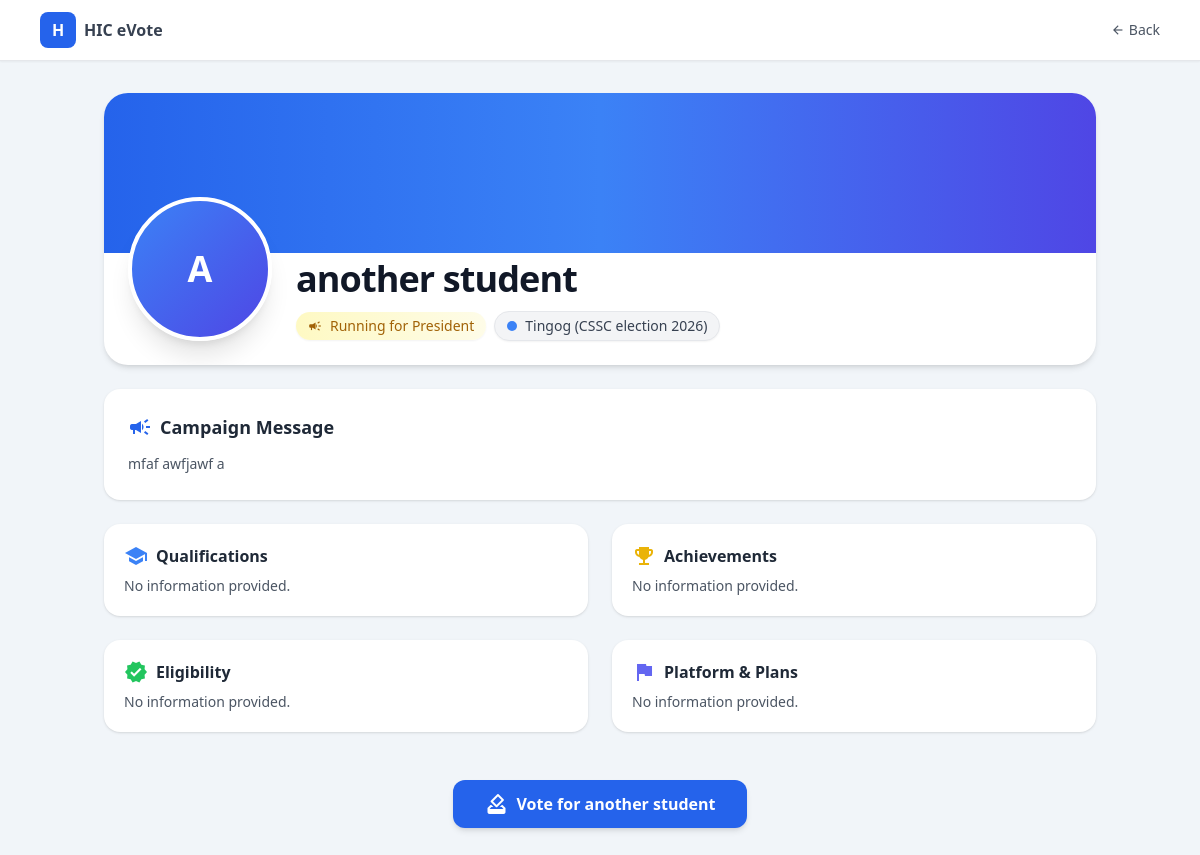
The page /candidates/3/ on the database as committed earlier.
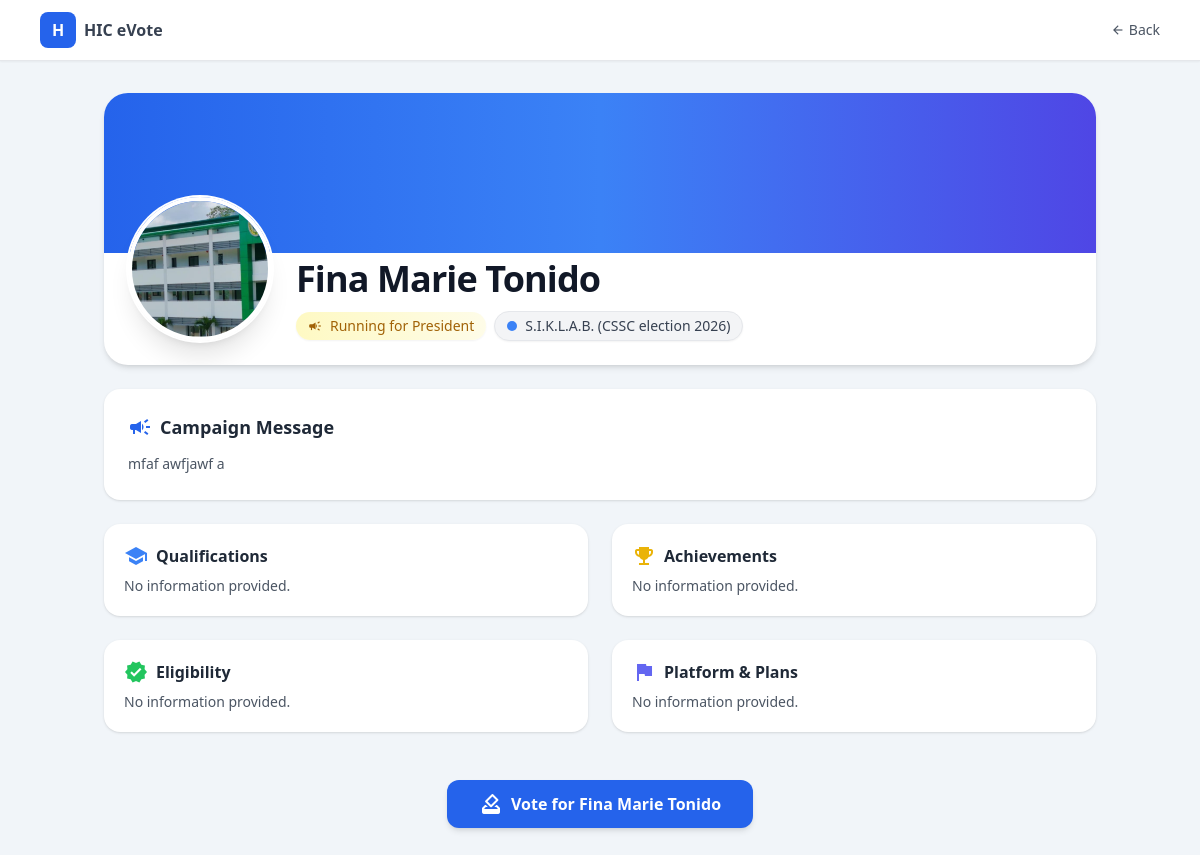
The same page on the database as committed later.
### election/models.py (models this page shows, shortened)
class Candidate(models.Model):
    election = models.ForeignKey(Election, on_delete=models.CASCADE, related_name='candidates')
    position = models.ForeignKey(Position, on_delete=models.CASCADE, related_name='candidates')
    full_name = models.CharField(max_length=255)
    party = models.ForeignKey(PartyList, on_delete=models.SET_NULL, null=True, blank=True, related_name='candidates')
    photo = models.ImageField(upload_to='candidates/', blank=True, null=True)
    campaign_description = models.TextField()
    qualifications = models.TextField(blank=True)
    achievements = models.TextField(blank=True)
    eligibility = models.TextField(blank=True)
    platform = models.TextField(blank=True)
    course = models.CharField(max_length=100, blank=True, null=True)
    year_level = models.CharField(max_length=20, blank=True, null=True)
    section = models.CharField(max_length=20, blank=True, null=True)
    is_active = models.BooleanField(default=True)

class PartyList(models.Model):
    election = models.ForeignKey(Election, on_delete=models.CASCADE, related_name='parties')
    name = models.CharField(max_length=255)
    description = models.TextField(blank=True)
    logo = models.ImageField(upload_to='party_logos/', blank=True, null=True)
    slogan = models.CharField(max_length=255, blank=True)
    is_active = models.BooleanField(default=True)
    def __str__(self):
        return f"{self.name} ({self.election.title})"

class Election(models.Model):
    title = models.CharField(max_length=255)
    description = models.TextField(blank=True)
    start_datetime = models.DateTimeField()
    end_datetime = models.DateTimeField()
    is_active = models.BooleanField(default=False)
    created_at = models.DateTimeField(auto_now_add=True)

class Position(models.Model):
    election = models.ForeignKey(Election, on_delete=models.CASCADE, related_name='positions')
    name = models.CharField(max_length=100)
    max_vote = models.IntegerField(default=1)
    order = models.IntegerField(default=0)

### election/views.py (the view)
# urls.py: path('candidates/<int:id>/', views.candidate_detail, name='candidate_detail'),
def candidate_detail(request, id):
    candidate = get_object_or_404(Candidate, id=id)
    return render(
        request,
        "students/student_candidate_detail.html",
        {"candidate": candidate},
    )

### election/context_processors.py (called while the page is built)
def election_status(request):
    return get_election_status()

### election/utils.py (called while the page is built)
def get_election_status():
    election = Election.objects.first()
    if not election:
        return {
            "status": "none",
            "election": None
        }
    now = timezone.now()
    if election.start_datetime and now < election.start_datetime:
        return {
            "status": "upcoming",
            "election": election
        }
    if election.end_datetime and now > election.end_datetime:
        return {
            "status": "closed",
            "election": election
        }
    if election.is_active:
        return {
            "status": "active",
            "election": election
        }
    return {
        "status": "closed",
        "election": election
    }

### templates/students/student_candidate_detail.html (shortened to what the changed rows need)
<!DOCTYPE html>
<html lang="en">
<head>
    <script src="https://cdn.tailwindcss.com"></script>
</head>
<body class="min-h-screen">
    <div class="max-w-5xl mx-auto px-4 py-8 space-y-6">
        <div class="bg-white rounded-3xl shadow-md overflow-hidden">
            <div class="p-6 -mt-20 flex flex-col md:flex-row items-center md:items-end gap-6">
                {% if candidate.photo %}
                <img src="{{ candidate.photo.url }}"
                    class="w-36 h-36 rounded-full border-4 border-white object-cover shadow-xl ring-2 ring-white">
                {% else %}
                <div class="w-36 h-36 rounded-full border-4 border-white shadow-xl
                    bg-gradient-to-br from-blue-500 to-indigo-600
                    flex items-center justify-center text-white text-4xl font-semibold">
                    {{ candidate.full_name|slice:":1"|upper }}
                </div>
                {% endif %}
                <div class="text-center md:text-left space-y-3">
                    <h1 class="text-3xl md:text-4xl font-semibold text-gray-900 tracking-tight">
                        {{ candidate.full_name }}
                    </h1>
                    <div class="flex flex-wrap items-center justify-center md:justify-start gap-2">
                        <div class="inline-flex items-center gap-2
                        bg-gradient-to-r from-yellow-100 to-yellow-50
                        text-yellow-700 px-3 py-1 text-sm rounded-full font-medium shadow-sm">
                            <span class="material-icons text-sm">campaign</span>
                            Running for {{ candidate.position.name }}
                        </div>
                        {% if candidate.party %}
                        <div class="inline-flex items-center gap-2
                        bg-gray-100 text-gray-700 px-3 py-1 text-sm rounded-full
                        border border-gray-200 shadow-sm">
                            <span class="w-2.5 h-2.5 bg-blue-500 rounded-full"></span>
                            <span class="font-medium">
                                {{ candidate.party }}
                            </span>
                        </div>
                        {% endif %}
                    </div>
                </div>
            </div>
        </div>
        <div class="bg-white rounded-2xl shadow p-6">
            <h2 class="text-lg font-semibold text-gray-800 mb-3 flex items-center gap-2">
                <span class="material-icons text-blue-600">campaign</span>
                Campaign Message
            </h2>
            <p class="text-gray-600 leading-relaxed text-sm">
                {{ candidate.campaign_description|default:"No campaign message provided." }}
            </p>
        </div>
        <div class="grid md:grid-cols-2 gap-6">
            <div class="bg-white rounded-2xl shadow p-5">
                <h3 class="font-semibold text-gray-800 mb-2 flex items-center gap-2">
                    <span class="material-icons text-blue-500">school</span>
                    Qualifications
                </h3>
                <p class="text-sm text-gray-600">
                    {{ candidate.qualifications|default:"No information provided." }}
                </p>
            </div>
            <div class="bg-white rounded-2xl shadow p-5">
                <h3 class="font-semibold text-gray-800 mb-2 flex items-center gap-2">
                    <span class="material-icons text-yellow-500">emoji_events</span>
                    Achievements
                </h3>
                <p class="text-sm text-gray-600">
                    {{ candidate.achievements|default:"No information provided." }}
                </p>
            </div>
            <div class="bg-white rounded-2xl shadow p-5">
                <h3 class="font-semibold text-gray-800 mb-2 flex items-center gap-2">
                    <span class="material-icons text-green-500">verified</span>
                    Eligibility
                </h3>
                <p class="text-sm text-gray-600">
                    {{ candidate.eligibility|default:"No information provided." }}
                </p>
            </div>
            <div class="bg-white rounded-2xl shadow p-5">
                <h3 class="font-semibold text-gray-800 mb-2 flex items-center gap-2">
                    <span class="material-icons text-indigo-500">flag</span>
                    Platform & Plans
                </h3>
                <p class="text-sm text-gray-600">
                    {{ candidate.platform|default:"No information provided." }}
                </p>
            </div>
        </div>
        <div class="text-center pt-6">
            <a href="/vote/"
                class="inline-flex items-center gap-2 bg-blue-600 hover:bg-blue-700 text-white px-8 py-3 rounded-xl font-semibold shadow-md transition">
                <span class="material-icons">how_to_vote</span>
                Vote for {{ candidate.full_name }}
            </a>
        </div>
    </div>
</body>
</html>

Rows that differ between the two databases and show on the page:
changed Candidate "mfaf awfjawf a": photo: picture added; full_name "another student" → "Fina Marie Tonido"; party "Tingog (CSSC election 2026)" → "S.I.K.L.A.B. (CSSC election 2026)"; full_name "A" → (not shown)
